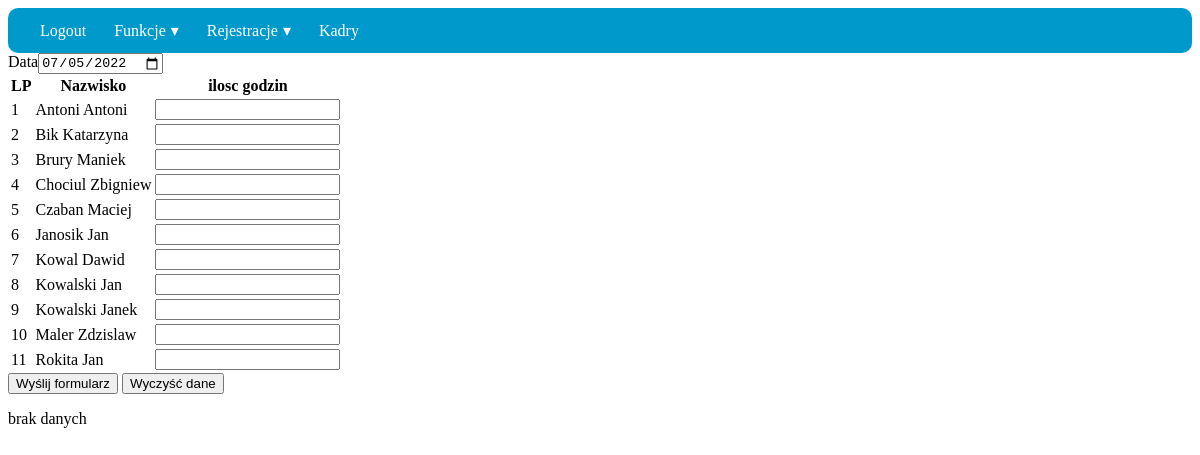
Screenshot of /kadry/dodajczasdzien.php (signed in) with the database file from the repository.
### tables this page shows
CREATE TABLE `pracownik` (
  `ID_P` int(11) NOT NULL,
  `Imie` varchar(30) NOT NULL,
  `Nazwisko` varchar(30) NOT NULL,
  `Email` varchar(50) DEFAULT NULL,
  `Dzial` varchar(50) DEFAULT NULL
);

### kadry/dodajczasdzien.php (the view, shortened to what this page needs)
<?php
   include "./menu.php";
require_once "../inc/baza.php";
	$id_u=$_SESSION['id_u'];
	$lista=("SELECT id_p,imie,nazwisko FROM pracownik order by nazwisko,imie ");
	$prac = $db->query($lista);
	$i1=0 ;
	$i2=0  ;
	 $rezultat = $prac->fetchAll(PDO::FETCH_ASSOC);
?>
	<form method="post" >
	Data<input type="date" name= "data_k" value="<?php
         if(isset($_POST['data_k']))
		 { $p_data=trim($_POST['data_k']); echo $p_data;  } else {	print trim(date("Y-m-d"));}
	?>"
	><br>
	<table>
		<tr>
			<th>LP</th><th>Nazwisko</th><th>ilosc godzin</th></tr>
<?php
	foreach($rezultat as $row)
	{
	$i1+=1;
	echo "<tr><td >".$i1."</td>";
	echo "<td><input name='id_p[]' type='hidden' value=".$row['id_p']." /> ".$row['nazwisko']. "  " . $row['imie']."</td>";
	echo "<td><input name='czas[]' /></td></tr>";
	}
?>
	</table>
	<input type="submit" name="wprowadz" value="Wyślij formularz">
	<input type="reset" value="Wyczyść dane">
	</form>
<?php
if(isset($_POST['wprowadz']) && $_POST['data_k'] && is_array($_POST['id_p']) && is_array($_POST['czas']))
{
	$num = count($_POST['id_p']);
	$dodaj_sql=("INSERT INTO czaspracy ( ID_P, Data, Czas, Kto_wpisal) VALUES (?,?,?,?)");
	for($i=0;$i<$num;++$i)
	{
		$id_p = $_POST['id_p'][$i];
		$data_k= $_POST['data_k'];
		$czas = $_POST['czas'][$i];
	     if ($czas>0)
		 {
			$dodaj = $db->prepare($dodaj_sql);
			$dodaj  -> bindParam(1, $id_p, PDO::PARAM_INT);
			$dodaj  -> bindParam(2, $data_k, PDO::PARAM_STR);
			$dodaj  -> bindParam(3, $czas, PDO::PARAM_INT);
			$dodaj  -> bindParam(4, $id_u, PDO::PARAM_INT);
			try {
			$dodaj -> execute();
			$i2+=1;
			    }
               catch ( PDOException $e )
				{
					print $e."----x";
				}
         }
	}
	print "Dodano ".$i2."  rekordów";
	} else
	{ echo "brak danych";}
?>

### rows the page displays
pracownik: Nazwisko "Antoni", Imie "Antoni"
pracownik: Nazwisko "Bik", Imie "Katarzyna"
pracownik: Nazwisko "Brury", Imie "Maniek"
pracownik: Nazwisko "Chociul", Imie "Zbigniew"
pracownik: Nazwisko "Czaban", Imie "Maciej"
pracownik: Nazwisko "Janosik", Imie "Jan"
pracownik: Nazwisko "Kowal", Imie "Dawid"
pracownik: Nazwisko "Kowalski", Imie "Jan"
pracownik: Nazwisko "Kowalski", Imie "Janek"
pracownik: Nazwisko "Maler", Imie "Zdzislaw"
pracownik: Nazwisko "Rokita", Imie "Jan"
